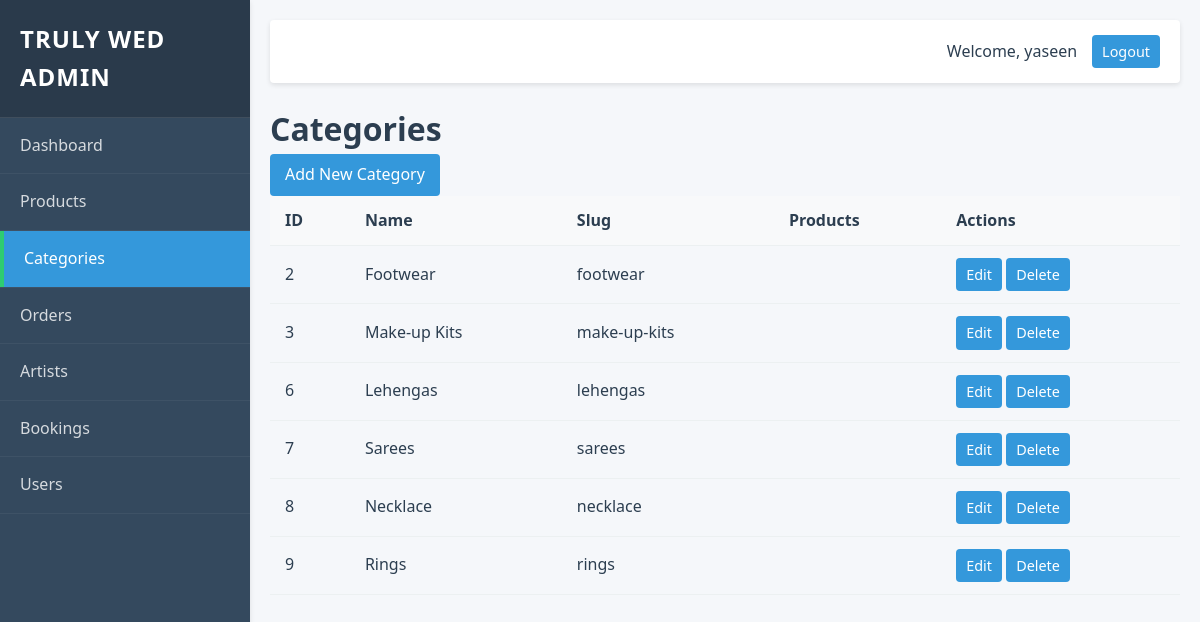
Screenshot of /admin_dashboard/categories/ (signed in) with the database file from the repository.
### shop/models.py (models this page shows, shortened)
class Category(models.Model):
    name = models.CharField(max_length=100)
    slug = models.SlugField(unique=True)
    class Meta:
        verbose_name_plural = 'Categories'

### admin_dashboard/views.py (the view)
# urls.py: path('categories/', views.category_list, name='category_list'),
@user_passes_test(is_admin)
def category_list(request):
    categories = Category.objects.all()
    return render(request, 'admin_dashboard/list.html', {'categories': categories})

### admin_dashboard/views.py (called while the page is built)
def is_admin(user):
    return user.is_authenticated and user.is_staff

### admin_dashboard/templates/admin_dashboard/list.html (shortened to what this page needs)
{% extends "admin_dashboard/base.html" %}
{% block content %}
<div class="categories-list">
    <div class="page-header">
        <h1>Categories</h1>
        <a href="{% url 'admin_dashboard:category_create' %}" class="btn btn-primary">Add New Category</a>
    </div>
    <table class="data-table">
        <thead>
            <tr>
                <th>ID</th>
                <th>Name</th>
                <th>Slug</th>
                <th>Products</th>
                <th>Actions</th>
            </tr>
        </thead>
        <tbody>
        {% for category in categories %}
            <tr>
                <td>{{ category.id }}</td>
                <td>{{ category.name }}</td>
                <td>{{ category.slug }}</td>
                <td>{{ category.product_set.count }}</td>
                <td class="actions">
                    <a href="{% url 'admin_dashboard:category_edit' category.id %}" class="btn btn-sm btn-edit">Edit</a>
                    <a href="{% url 'admin_dashboard:category_delete' category.id %}" class="btn btn-sm btn-delete">Delete</a>
                </td>
            </tr>
        {% empty %}
            <tr><td colspan="5">No categories available</td></tr>
        {% endfor %}
        </tbody>
    </table>
</div>
{% endblock %}

### admin_dashboard/templates/admin_dashboard/base.html (shortened to what this page needs)
<!DOCTYPE html>
{% load static%}
<html lang="en">
<head>
    <link rel="stylesheet" href="{% static 'admin_dashboard/css/styles.css' %}">
</head>
<body>
    <div class="admin-container">
        <aside class="sidebar">
            <div class="sidebar-header">
                <h1> Truly Wed Admin</h1>
            </div>
            <nav class="sidebar-nav">
                <ul>
                    <li>
                        <a href="{% url 'admin_dashboard:admin_dashboard' %}"
                           class="{% if request.resolver_match.url_name == 'admin_dashboard' %}active{% endif %}">
                            Dashboard
                        </a>
                    </li>
                    <li>
                        <a href="{% url 'admin_dashboard:product_list' %}"
                           class="{% if 'product' in request.resolver_match.url_name %}active{% endif %}">
                            Products
                        </a>
                    </li>
                    <li>
                        <a href="{% url 'admin_dashboard:category_list' %}"
                           class="{% if 'category' in request.resolver_match.url_name %}active{% endif %}">
                            Categories
                        </a>
                    </li>
                    <li>
                        <a href="{% url 'admin_dashboard:order_list' %}"
                           class="{% if 'order' in request.resolver_match.url_name %}active{% endif %}">
                            Orders
                        </a>
                    </li>
                    <li>
                        <a href="{% url 'admin_dashboard:artist_list' %}"
                           class="{% if 'artist' in request.resolver_match.url_name %}active{% endif %}">
                            Artists
                        </a>
                    </li>
                    <li>
                        <a href="{% url 'admin_dashboard:booking_list' %}"
                           class="{% if 'booking' in request.resolver_match.url_name %}active{% endif %}">
                            Bookings
                        </a>
                    </li>
                    <li>
                        <a href="{% url 'admin_dashboard:user_list' %}"
                           class="{% if 'user' in request.resolver_match.url_name %}active{% endif %}">
                            Users
                        </a>
                    </li>
                </ul>
            </nav>
        </aside>
        <main class="main-content">
            <header class="main-header">
                <div class="user-info">
                    <span>Welcome, {{ request.user.get_full_name|default:request.user.username }}</span>
                    <a href="{% url 'admin_dashboard:logout' %}" class="btn btn-sm">Logout</a>
                </div>
            </header>
            {% block content %}{% endblock %}
        </main>
    </div>
</body>
</html>

### admin_dashboard/static/admin_dashboard/css/styles.css (style rules this page uses)
* { margin: 0; padding: 0; box-sizing: border-box; }
:root { --primary-color: #3498db; --primary-dark: #2980b9; --accent-color: #2ecc71; --dark-color: #34495e; --light-color: #ecf0f1; --danger-color: #e74c3c; --warning-color: #f39c12; --success-color: #27ae60; --info-color: #3498db; --text-color: #2c3e50; --border-radius: 4px; --shadow: 0 2px 5px rgba(0, 0, 0, 0.1); --transition: all 0.3s ease; }
body { font-family: 'Segoe UI', Tahoma, Geneva, Verdana, sans-serif; line-height: 1.6; color: var(--text-color); background-color: #f5f7fa; min-height: 100vh; }
.admin-container { display: flex; min-height: 100vh; }
.sidebar { width: 250px; background-color: var(--dark-color); color: white; box-shadow: var(--shadow); transition: var(--transition); position: fixed; height: 100vh; overflow-y: auto; z-index: 1000; }
.sidebar-header { padding: 20px; background-color: rgba(0, 0, 0, 0.2); border-bottom: 1px solid rgba(255, 255, 255, 0.1); }
.sidebar-header h1 { font-size: 1.5rem; font-weight: 600; text-transform: uppercase; letter-spacing: 1px; }
.sidebar-nav ul { list-style: none; }
.sidebar-nav li { border-bottom: 1px solid rgba(255, 255, 255, 0.05); }
.sidebar-nav a { display: block; padding: 15px 20px; color: rgba(255, 255, 255, 0.8); text-decoration: none; transition: var(--transition); }
.sidebar-nav a.active { background-color: var(--primary-color); color: white; border-left: 4px solid var(--accent-color); }
.main-content { flex: 1; margin-left: 250px; padding: 20px; transition: var(--transition); }
.main-header { background-color: white; padding: 15px 20px; box-shadow: var(--shadow); margin-bottom: 20px; border-radius: var(--border-radius); display: flex; justify-content: flex-end; align-items: center; }
.user-info { display: flex; align-items: center; gap: 15px; }
.user-info span { font-weight: 500; }
.btn { display: inline-block; padding: 8px 15px; background-color: var(--primary-color); color: white; border: none; border-radius: var(--border-radius); cursor: pointer; text-decoration: none; transition: var(--transition); }
.btn-sm { padding: 5px 10px; font-size: 0.9rem; }
table { width: 100%; border-collapse: collapse; margin-bottom: 20px; }
th, td { padding: 12px 15px; text-align: left; border-bottom: 1px solid var(--light-color); }
th { background-color: #f8f9fa; font-weight: 600; }

### rows the page displays
Category: id "2", name "Footwear", slug "footwear"
Category: id "3", name "Make-up Kits", slug "make-up-kits"
Category: id "6", name "Lehengas", slug "lehengas"
Category: id "7", name "Sarees", slug "sarees"
Category: id "8", name "Necklace", slug "necklace"
Category: id "9", name "Rings", slug "rings"

### other values shown
{{ request.user.get_full_name|default:request.user.username }} "yaseen"
